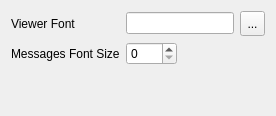
         <widget class="QWidget" name="FontsTab">
          <attribute name="title">
           <string>Fonts</string>
          </attribute>
          <layout class="QGridLayout" name="gridLayout_6">
           <item row="3" column="2">
            <spacer name="verticalSpacer_6">
             <property name="orientation">
              <enum>Qt::Vertical</enum>
             </property>
             <property name="sizeHint" stdset="0">
              <size>
               <width>20</width>
               <height>40</height>
              </size>
             </property>
            </spacer>
           </item>
           <item row="0" column="0">
            <widget class="QLabel" name="label_10">
             <property name="text">
              <string>Viewer Font</string>
             </property>
            </widget>
           </item>
           <item row="0" column="1" colspan="2">
            <widget class="QLineEdit" name="ViewerFontEdit"/>
           </item>
           <item row="0" column="3">
            <widget class="QToolButton" name="ViewerFontButton">
             <property name="minimumSize">
              <size>
               <width>25</width>
               <height>25</height>
              </size>
             </property>
             <property name="text">
              <string>...</string>
             </property>
             <property name="icon">
              <iconset resource="icons.qrc">
               <normaloff>:/file/icons/file_open.svg</normaloff>:/file/icons/file_open.svg</iconset>
             </property>
             <property name="iconSize">
              <size>
               <width>16</width>
               <height>16</height>
              </size>
             </property>
            </widget>
           </item>
           <item row="1" column="1">
            <widget class="QSpinBox" name="MessagesSizeSpin"/>
           </item>
           <item row="1" column="0">
            <widget class="QLabel" name="label_11">
             <property name="text">
              <string>Messages Font Size</string>
             </property>
            </widget>
           </item>
          </layout>
         </widget>
